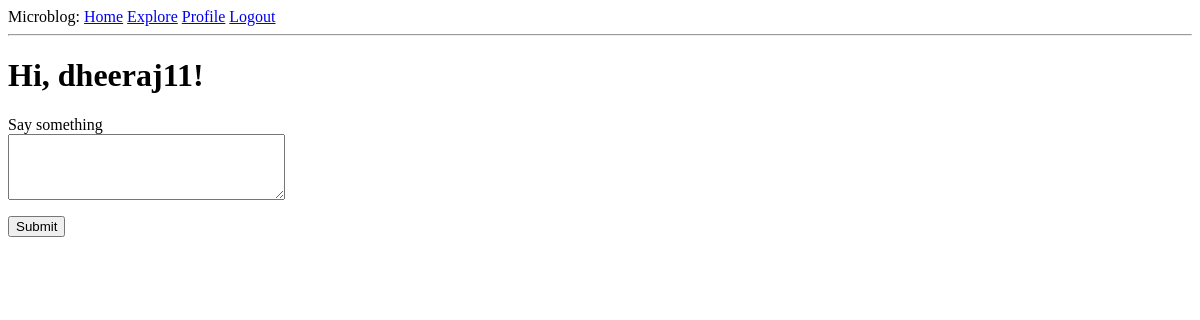
The page /index (signed in) on the database as committed earlier.
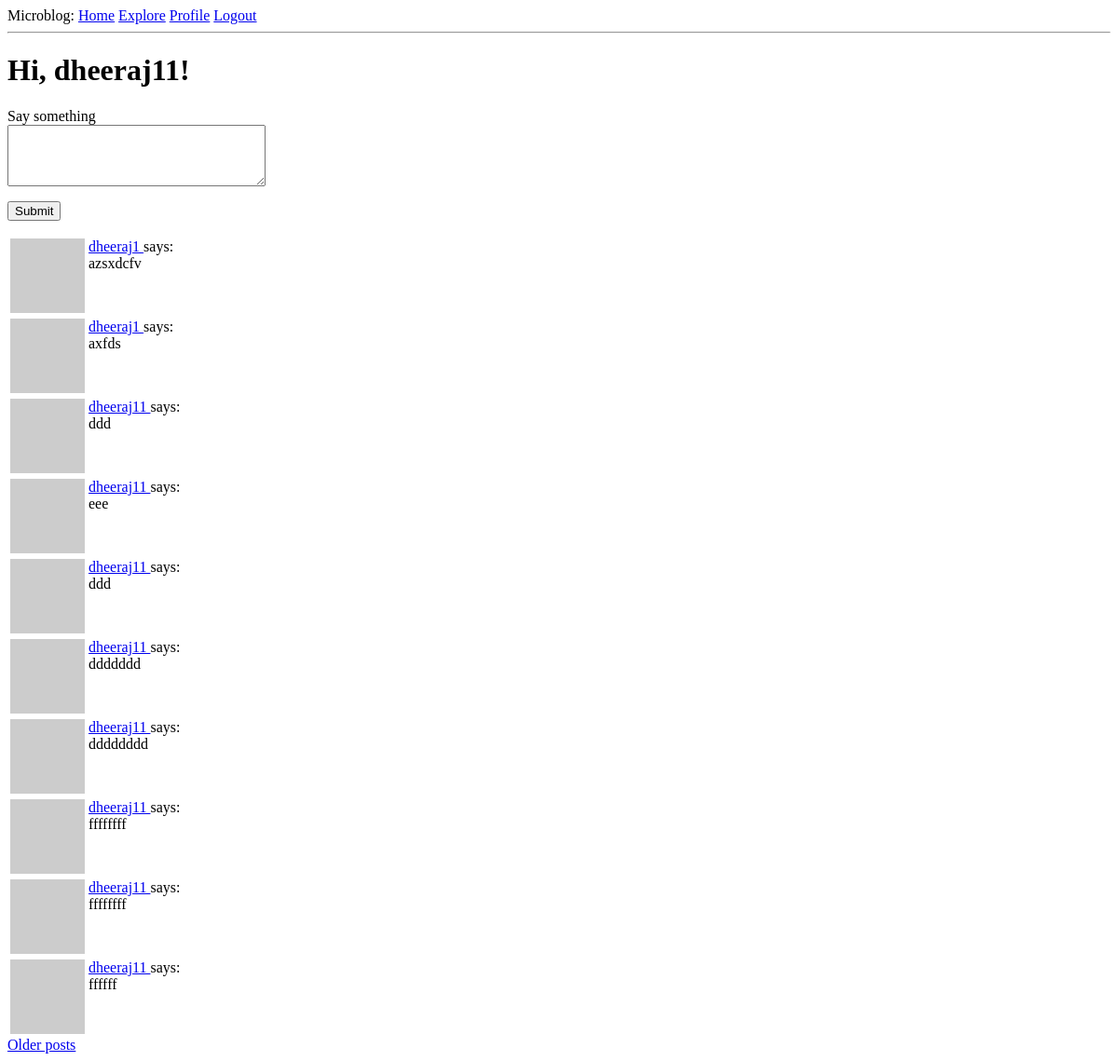
The same page on the database as committed later.
### app/models.py (models this page shows, shortened)
class User(UserMixin,db.Model):
    id: so.Mapped[int] = so.mapped_column(primary_key=True)
    username: so.Mapped[str] = so.mapped_column(sa.String(64), index=True, unique=True)
    email: so.Mapped[str] = so.mapped_column(sa.String(120), index=True, unique=True)
    password_hash: so.Mapped[Optional[str]] = so.mapped_column(sa.String(256))
    posts: so.WriteOnlyMapped['Post'] = so.relationship(back_populates='author')
    about_me: so.Mapped[Optional[str]] = so.mapped_column(sa.String(140))
    last_seen: so.Mapped[Optional[datetime]] = so.mapped_column(default=lambda: datetime.now(timezone.utc))
    def avatar(self, size):
        digest = md5(self.email.lower().encode('utf-8')).hexdigest()
        return f'https://www.gravatar.com/avatar/{digest}?d=identicon&s={size}'
    following: so.WriteOnlyMapped['User'] = so.relationship(
        secondary=followers, primaryjoin=(followers.c.follower_id == id),
        secondaryjoin=(followers.c.followed_id == id),
        back_populates='followers')
    followers: so.WriteOnlyMapped['User'] = so.relationship(
        secondary=followers, primaryjoin=(followers.c.followed_id == id),
        secondaryjoin=(followers.c.follower_id == id),
        back_populates='following')
    def following_posts(self):
        Author = so.aliased(User)
        Follower = so.aliased(User)
        return (
            sa.select(Post)
            .join(Post.author.of_type(Author))
            .join(Author.followers.of_type(Follower), isouter=True)
            .where(sa.or_(
                Follower.id == self.id,
                Author.id == self.id,
            ))
            .group_by(Post)
            .order_by(Post.timestamp.desc())
        )

class Post(db.Model):
    id: so.Mapped[int] = so.mapped_column(primary_key=True)
    body: so.Mapped[str] = so.mapped_column(sa.String(140))
    timestamp: so.Mapped[datetime] = so.mapped_column(index=True, default=lambda: datetime.now(timezone.utc))
    user_id: so.Mapped[int] = so.mapped_column(sa.ForeignKey(User.id),index=True)
    author: so.Mapped[User] = so.relationship(back_populates='posts')

### app/routes.py (the view)
@app.route('/', methods=['GET', 'POST'])
@app.route('/index', methods=['GET', 'POST'])
@login_required
def index():
    form = PostForm()
    if form.validate_on_submit():
        post = Post(body=form.post.data, author=current_user)
        db.session.add(post)
        db.session.commit()
        flash('Your post is now live!')
        return redirect(url_for('index'))
    page = request.args.get('page', 1, type=int)
    posts = db.paginate(current_user.following_posts(), page=page,
                        per_page=app.config['POSTS_PER_PAGE'], error_out=False)
    next_url = url_for('index', page=posts.next_num) \
        if posts.has_next else None
    prev_url = url_for('index', page=posts.prev_num) \
        if posts.has_prev else None
    return render_template('index.html', title='Home', form=form,
                           posts=posts.items, next_url=next_url,
                           prev_url=prev_url)

### app/forms.py
class PostForm(FlaskForm):
    post = TextAreaField('Say something', validators=[
        DataRequired(), Length(min=1, max=140)])
    submit = SubmitField('Submit')

### app/models.py (called while the page is built)
@login.user_loader
def load_user(id):
    return db.session.get(User, int(id))

### app/routes.py (called while the page is built)
@app.before_request
def before_request():
    if current_user.is_authenticated:
        current_user.last_seen = datetime.now(timezone.utc)
        db.session.commit()

### app/templates/index.html (shortened to what this page needs)
{% extends "base.html" %}
{% block content %}
    <h1>Hi, {{ current_user.username }}!</h1>
    {% if form %}
    <form action="" method="post">
        <p>
            {{ form.post.label }}<br>
            {{ form.post(cols=32, rows=4) }}<br>
        </p>
        <p>{{ form.submit() }}</p>
    </form>
    {% endif %}
    {% for post in posts %}
        {% include '_post.html' %}
    {% endfor %}
    {% if next_url %}
    <a href="{{ next_url }}">Older posts</a>
    {% endif %}
{% endblock %}

### app/templates/base.html (shortened to what this page needs)
<html lang="en">
<head>
</head>
<body>
  <div>
    Microblog:
    <a href="{{ url_for('index')}}">Home</a>
    <a href="{{ url_for('explore') }}">Explore</a>
    {% if current_user.is_anonymous %}
    <a href="{{ url_for('login') }}">Login</a>
    {% else %}
    <a href="{{ url_for('user_profile', username=current_user.username)}}">Profile</a>
    <a href="{{ url_for('logout') }}">Logout</a>
    {% endif %}
  </div>
  <hr>
  {% block content %}
  {% endblock %}
</body>
</html>

### app/templates/_post.html
<table>
    <tr valign="top">
        <td><img src="{{ post.author.avatar(36) }}"></td>
        <td>
            <a href="{{ url_for('user_profile', username=post.author.username) }}">
                {{ post.author.username }}
            </a>
            says:<br>{{ post.body }}
        </td>
    </tr>
</table>

Rows that differ between the two databases and show on the page:
added Post: author.username "dheeraj1", body "azsxdcfv"
added Post: author.username "dheeraj1", body "axfds"
added Post: author.username "dheeraj11", body "ddd"
added Post: author.username "dheeraj11", body "eee"
added Post: author.username "dheeraj11", body "ddd"
added Post: author.username "dheeraj11", body "ddddddd"
added Post: author.username "dheeraj11", body "dddddddd"
added Post: author.username "dheeraj11", body "ffffffff"
added Post: author.username "dheeraj11", body "ffffffff"
added Post: author.username "dheeraj11", body "ffffff"
Other text that changed with them:
text now shown: "Older posts"
